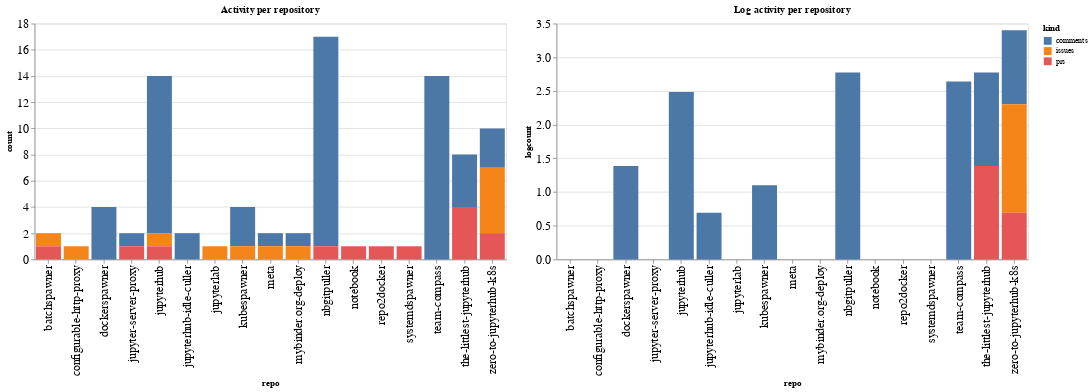

Notebook source saved alongside this figure:
### Code cell
ch1 = alt.Chart(repo_summaries, width=600, title="Activity per repository").mark_bar().encode(
    x='repo',
    y='count',
    color='kind',
    tooltip="kind"
)

ch2 = alt.Chart(repo_summaries, width=600, title="Log activity per repository").mark_bar().encode(
    x='repo',
    y='logcount',
    color='kind',
    tooltip="kind"
)

ch1 | ch2

### Figure 1 — Vega-Lite specification as saved in the notebook (floating-point values rounded to 4 significant figures)
{"config": {"axisLeft": {"labelFontSize": 15}, "axisBottom": {"labelFontSize": 15}}, "hconcat": [{"mark": "bar", "encoding": {"color": {"type": "nominal", "field": "kind"}, "tooltip": {"type": "nominal", "field": "kind"}, "x": {"type": "nominal", "field": "repo"}, "y": {"type": "quantitative", "field": "count"}}, "title": "Activity per repository", "width": 600}, {"mark": "bar", "encoding": {"color": {"type": "nominal", "field": "kind"}, "tooltip": {"type": "nominal", "field": "kind"}, "x": {"type": "nominal", "field": "repo"}, "y": {"type": "quantitative", "field": "logcount"}}, "title": "Log activity per repository", "width": 600}], "data": {"name": "data-34df84007c9ac8562fddffd1e4814ce2"}, "$schema": "https://vega.github.io/schema/vega-lite/v4.8.1.json", "datasets": {"data-34df84007c9ac8562fddffd1e4814ce2": [{"repo": "batchspawner", "kind": "issues", "count": 1, "logcount": 0.0}, {"repo": "batchspawner", "kind": "prs", "count": 1, "logcount": 0.0}, {"repo": "configurable-http-proxy", "kind": "issues", "count": 1, "logcount": 0.0}, {"repo": "dockerspawner", "kind": "comments", "count": 4, "logcount": 1.386}, {"repo": "jupyter-server-proxy", "kind": "comments", "count": 1, "logcount": 0.0}, {"repo": "jupyter-server-proxy", "kind": "prs", "count": 1, "logcount": 0.0}, {"repo": "jupyterhub", "kind": "comments", "count": 12, "logcount": 2.485}, {"repo": "jupyterhub", "kind": "issues", "count": 1, "logcount": 0.0}, {"repo": "jupyterhub", "kind": "prs", "count": 1, "logcount": 0.0}, {"repo": "jupyterhub-idle-culler", "kind": "comments", "count": 2, "logcount": 0.6931}, {"repo": "jupyterlab", "kind": "issues", "count": 1, "logcount": 0.0}, {"repo": "kubespawner", "kind": "comments", "count": 3, "logcount": 1.099}, {"repo": "kubespawner", "kind": "issues", "count": 1, "logcount": 0.0}, {"repo": "meta", "kind": "comments", "count": 1, "logcount": 0.0}, {"repo": "meta", "kind": "issues", "count": 1, "logcount": 0.0}, {"repo": "mybinder.org-deploy", "kind": "comments", "count": 1, "logcount": 0.0}, {"repo": "mybinder.org-deploy", "kind": "issues", "count": 1, "logcount": 0.0}, {"repo": "nbgitpuller", "kind": "comments", "count": 16, "logcount": 2.773}, {"repo": "nbgitpuller", "kind": "prs", "count": 1, "logcount": 0.0}, {"repo": "notebook", "kind": "prs", "count": 1, "logcount": 0.0}, {"repo": "repo2docker", "kind": "prs", "count": 1, "logcount": 0.0}, {"repo": "systemdspawner", "kind": "prs", "count": 1, "logcount": 0.0}, {"repo": "team-compass", "kind": "comments", "count": 14, "logcount": 2.639}, {"repo": "the-littlest-jupyterhub", "kind": "comments", "count": 4, "logcount": 1.386}, {"repo": "the-littlest-jupyterhub", "kind": "prs", "count": 4, "logcount": 1.386}, {"repo": "zero-to-jupyterhub-k8s", "kind": "comments", "count": 3, "logcount": 1.099}, {"repo": "zero-to-jupyterhub-k8s", "kind": "issues", "count": 5, "logcount": 1.609}, {"repo": "zero-to-jupyterhub-k8s", "kind": "prs", "count": 2, "logcount": 0.6931}]}}
